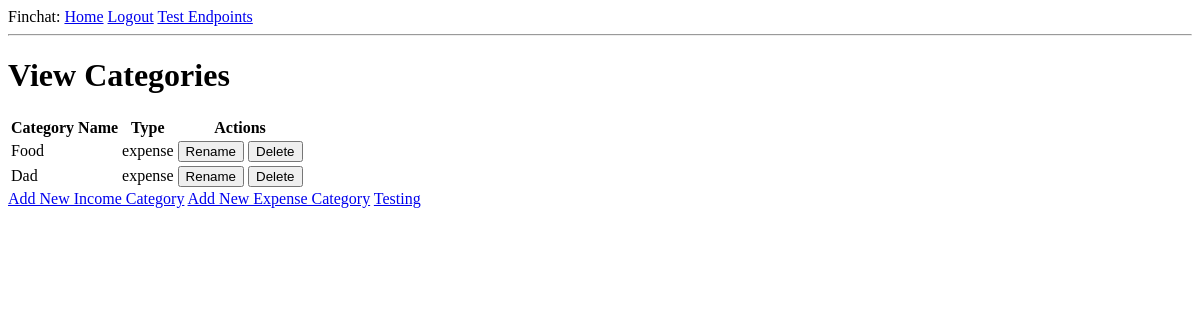
Page /view-categories (signed in) on the earlier database version.
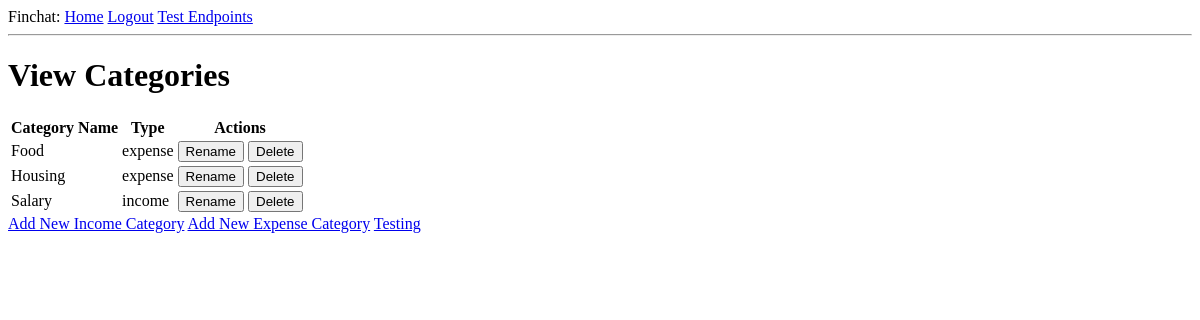
Same page on the later database version.
### app/models.py (models this page shows, shortened)
class Category(db.Model):
    id: so.Mapped[int] = so.mapped_column(primary_key=True)
    name: so.Mapped[str] = so.mapped_column( sa.String(50), index=True, unique=False)
    user_id: so.Mapped[int] = so.mapped_column( sa.ForeignKey(User.id), index=True)
    transaction_type: so.Mapped[str] = so.mapped_column(
        sa.String(50),
        index=True,
        unique=False,
        server_default='select'  # set default value to 'income'
    )
    deleted: so.Mapped[bool] = so.mapped_column(default=False,unique=False)  # Add a deleted column
    creator: so.Mapped[User] = so.relationship(back_populates='categories')
    transactions: so.WriteOnlyMapped['Transaction'] = so.relationship(back_populates='section')
    budgets: so.WriteOnlyMapped['Budget'] = so.relationship(back_populates='section')

### app/routes.py (the view, shortened to what this page needs)
@app.route('/view-categories', methods=['GET', 'POST'])
@login_required
def view_categories():
    add_category_form = CategoryForm()
    rename_category_form = RenameCategoryForm()
    delete_category_form = DeleteCategoryForm()
    categories = Category.query.filter_by(user_id=current_user.id, deleted=False).filter(Category.transaction_type != 'loan').all()
    return render_template('view_categories.html', title='View Categories',
                           categories=categories,
                           rename_category_form=rename_category_form,
                           delete_category_form=delete_category_form)

### app/forms.py
class CategoryForm(FlaskForm):
    name = StringField('Category Name', validators=[DataRequired()])
    submit = SubmitField('Add Category')

class RenameCategoryForm(FlaskForm):
    category_id = IntegerField('Category ID', validators=[DataRequired()])
    new_name = StringField('New Category Name', validators=[DataRequired()])
    submit = SubmitField('Rename Category')

### app/models.py (called while the page is built)
@login.user_loader
def load_user(id):
    return db.session.get(User, int(id))

### app/templates/view_categories.html (shortened to what this page needs)
{% extends "base.html" %}
{% block content %}
<h1>View Categories</h1>
<table>
    <thead>
        <tr>
            <th>Category Name</th>
            <th>Type</th>
            <th>Actions</th>
        </tr>
    </thead>
    <tbody>
        {% for category in categories %}
            <tr>
                <td>{{ category.name }}</td>
                <td>{{ category.transaction_type }}</td>
                <td>
                    <button onclick="showRenameForm('{{ category.id }}')">Rename</button>
                    <form method="POST" action="{{ url_for('delete_category') }}" style="display:inline;">
                        <input type="submit" value="Delete" onclick="return confirm('Are you sure you want to delete this category?');">
                    </form>
                </td>
            </tr>
        {% endfor %}
    </tbody>
</table>
<a href="{{ url_for('add_income_category') }}">Add New Income Category</a>
<a href="{{ url_for('add_expense_category') }}">Add New Expense Category</a>
<a href="{{ url_for('testing') }}">Testing</a>
{% endblock %}

### app/templates/base.html (shortened to what this page needs)
<!doctype html>
<html>
    <head>
    </head>
    <body>
    <div>
        Finchat:
        <a href="{{ url_for('index') }}">Home</a>
        {% if current_user.is_anonymous %}
            <a href="{{ url_for('login') }}">Login</a>
            <a href="{{ url_for('register') }}">Register</a>
            {% else %}
            <a href="{{ url_for('logout') }}">Logout</a>
        {% endif %}
        <a href="{{ url_for('testing') }}">Test Endpoints</a>
    </div>
        <hr>
        {% block content %}{% endblock %}
    </body>
</html>

Differences in the rows shown:
no longer on this page (row edited): Category: name "Dad", transaction_type "expense"
added Category: name "Housing", transaction_type "expense"
added Category: name "Salary", transaction_type "income"
